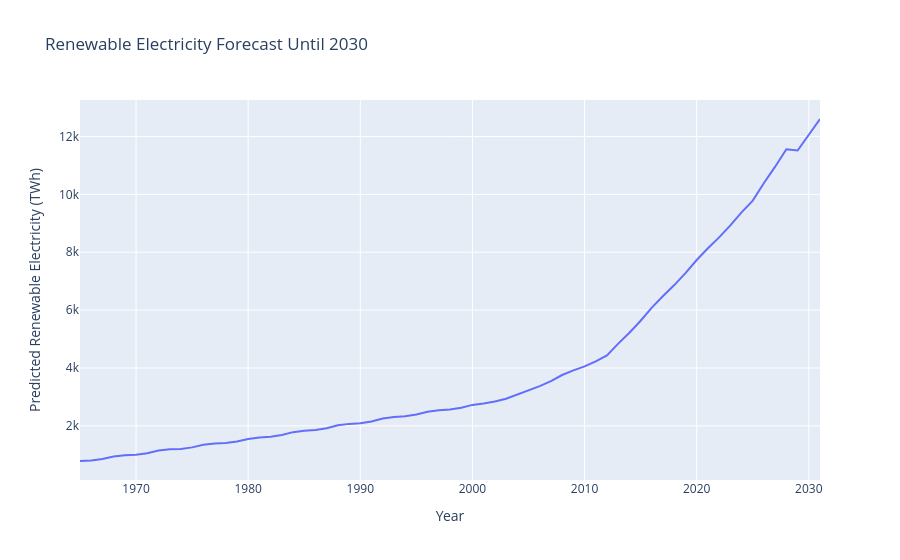

Notebook source saved alongside this figure:
### Code cell
import plotly.express as px

fig = px.line(
    forecast,
    x="ds",
    y="yhat",
    title="Renewable Electricity Forecast Until 2030",
    labels={
        "ds": "Year",
        "yhat": "Predicted Renewable Electricity (TWh)"
    }
)

fig.show()
